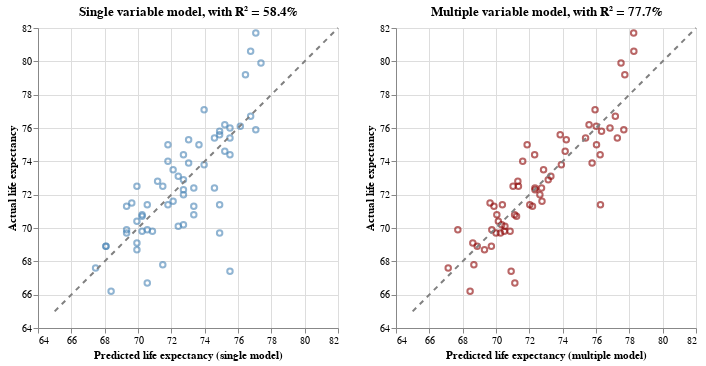

Source (notebook cell):
### Markdown cell above
<br>
<br>

**Option 1**: To visually compare the model predictions, we could plot the actual life expectancy against the value predicted by each model.

### Code cell
# Single variable model scatter
single_scatter = alt.Chart(data).mark_point(color='steelblue', opacity=0.6).encode(
    x=alt.X('pred_single:Q').title('Predicted life expectancy (single model)').scale(domain=[65, 82]),  # lock the domain scale to match across the axes
    y=alt.Y('maleLE:Q').title('Actual life expectancy').scale(domain=[65, 82]),
    tooltip=['areaName:N', alt.Tooltip('maleLE:Q', format='.1f', title='Actual'), alt.Tooltip('pred_single:Q', format='.1f', title='Predicted')]
).properties(
    title=f'Single variable model, with R² = {model_single.score(X_single, y):.1%}'        # Custom title with R-squared value
)


# Multiple variable model scatter  
multi_scatter = alt.Chart(data).mark_point(color='darkred', opacity=0.6).encode(
    x=alt.X('pred_multi:Q').title('Predicted life expectancy (multiple model)').scale(domain=[65, 82]),
    y=alt.Y('maleLE:Q').title('Actual life expectancy').scale(domain=[65, 82]),
    tooltip=['areaName:N', alt.Tooltip('maleLE:Q', format='.1f', title='Actual'), alt.Tooltip('pred_multi:Q', format='.1f', title='Predicted')]
).properties(
    title=f'Multiple variable model, with R² = {model_multi.score(X_multi, y):.1%}'
)


# Add a perfect prediction line (45-degree, so we can just add a point at each diagonal end)
perfect_line_data = pd.DataFrame({'x': [65, 82], 'y': [65, 82]})
perfect_line = alt.Chart(perfect_line_data).mark_line(
    strokeDash=[5, 5], color='gray'
).encode(x='x:Q', y='y:Q')


# Layer each chart with the 'perfect line', then concatenate them horizontally
(single_scatter + perfect_line) | (multi_scatter + perfect_line)      # Visualise both charts, horizontally concatenated

### Figure 1 — Vega-Lite specification as saved in the notebook (floating-point values rounded to 4 significant figures)
{"config": {"view": {"continuousWidth": 300, "continuousHeight": 300}}, "hconcat": [{"layer": [{"data": {"name": "data-797af340ee2549b8a5f4e033d2459f45"}, "mark": {"type": "point", "color": "steelblue", "opacity": 0.6}, "encoding": {"tooltip": [{"field": "areaName", "type": "nominal"}, {"field": "maleLE", "format": ".1f", "title": "Actual", "type": "quantitative"}, {"field": "pred_single", "format": ".1f", "title": "Predicted", "type": "quantitative"}], "x": {"field": "pred_single", "scale": {"domain": [65, 82]}, "title": "Predicted life expectancy (single model)", "type": "quantitative"}, "y": {"field": "maleLE", "scale": {"domain": [65, 82]}, "title": "Actual life expectancy", "type": "quantitative"}}, "title": "Single variable model, with R² = 58.4%"}, {"data": {"name": "data-aa0c2e3cc7b5511761ee3fbf4bd59565"}, "mark": {"type": "line", "color": "gray", "strokeDash": [5, 5]}, "encoding": {"x": {"field": "x", "type": "quantitative"}, "y": {"field": "y", "type": "quantitative"}}}]}, {"layer": [{"data": {"name": "data-797af340ee2549b8a5f4e033d2459f45"}, "mark": {"type": "point", "color": "darkred", "opacity": 0.6}, "encoding": {"tooltip": [{"field": "areaName", "type": "nominal"}, {"field": "maleLE", "format": ".1f", "title": "Actual", "type": "quantitative"}, {"field": "pred_multi", "format": ".1f", "title": "Predicted", "type": "quantitative"}], "x": {"field": "pred_multi", "scale": {"domain": [65, 82]}, "title": "Predicted life expectancy (multiple model)", "type": "quantitative"}, "y": {"field": "maleLE", "scale": {"domain": [65, 82]}, "title": "Actual life expectancy", "type": "quantitative"}}, "title": "Multiple variable model, with R² = 77.7%"}, {"data": {"name": "data-aa0c2e3cc7b5511761ee3fbf4bd59565"}, "mark": {"type": "line", "color": "gray", "strokeDash": [5, 5]}, "encoding": {"x": {"field": "x", "type": "quantitative"}, "y": {"field": "y", "type": "quantitative"}}}]}], "$schema": "https://vega.github.io/schema/vega-lite/v5.20.1.json", "datasets": {"data-797af340ee2549b8a5f4e033d2459f45": [{"areaName": "Anniesland, Jordanhill and Whiteinch", "incomeDeprevation": 0.14, "employmentDeprivation": 0.15, "childPoverty": 0.14, "femaleLE": 80.8, "maleLE": 75.8, "disabilityRate": 0.19, "pred_single": 74.9, "pred_multi": 76.33}, {"areaName": "Arden and Carnwadric", "incomeDeprevation": 0.26, "employmentDeprivation": 0.25, "childPoverty": 0.34, "femaleLE": 76.0, "maleLE": 72.8, "disabilityRate": 0.22, "pred_single": 71.18, "pred_multi": 71.31}, {"areaName": "Baillieston and Garrowhill", "incomeDeprevation": 0.12, "employmentDeprivation": 0.12, "childPoverty": 0.14, "femaleLE": 81.6, "maleLE": 76.0, "disabilityRate": 0.21, "pred_single": 75.52, "pred_multi": 76.84}, {"areaName": "Balornock and Barmulloch", "incomeDeprevation": 0.29, "employmentDeprivation": 0.27, "childPoverty": 0.38, "femaleLE": 78.2, "maleLE": 70.8, "disabilityRate": 0.3, "pred_single": 70.25, "pred_multi": 71.12}, {"areaName": "Bellahouston, Craigton and Mosspark", "incomeDeprevation": 0.2, "employmentDeprivation": 0.18, "childPoverty": 0.22, "femaleLE": 80.5, "maleLE": 73.9, "disabilityRate": 0.29, "pred_single": 73.04, "pred_multi": 75.77}, {"areaName": "Blackhill and Hogganfield", "incomeDeprevation": 0.24, "employmentDeprivation": 0.23, "childPoverty": 0.33, "femaleLE": 77.5, "maleLE": 75.0, "disabilityRate": 0.25, "pred_single": 71.8, "pred_multi": 71.87}, {"areaName": "Blairdardie", "incomeDeprevation": 0.18, "employmentDeprivation": 0.16, "childPoverty": 0.2, "femaleLE": 79.4, "maleLE": 75.0, "disabilityRate": 0.25, "pred_single": 73.66, "pred_multi": 76.03}, {"areaName": "Broomhill and Partick West", "incomeDeprevation": 0.12, "employmentDeprivation": 0.11, "childPoverty": 0.19, "femaleLE": 79.7, "maleLE": 75.4, "disabilityRate": 0.17, "pred_single": 75.52, "pred_multi": 75.37}, {"areaName": "Calton and Bridgeton", "incomeDeprevation": 0.25, "employmentDeprivation": 0.21, "childPoverty": 0.47, "femaleLE": 76.6, "maleLE": 67.8, "disabilityRate": 0.24, "pred_single": 71.49, "pred_multi": 68.67}, {"areaName": "Carmunnock", "incomeDeprevation": 0.15, "employmentDeprivation": 0.1, "childPoverty": 0.18, "femaleLE": 81.2, "maleLE": 75.4, "disabilityRate": 0.21, "pred_single": 74.59, "pred_multi": 77.28}, {"areaName": "Castlemilk", "incomeDeprevation": 0.36, "employmentDeprivation": 0.33, "childPoverty": 0.44, "femaleLE": 76.8, "maleLE": 68.9, "disabilityRate": 0.31, "pred_single": 68.08, "pred_multi": 69.72}, {"areaName": "Cathcart and Simshill", "incomeDeprevation": 0.07, "employmentDeprivation": 0.08, "childPoverty": 0.07, "femaleLE": 84.3, "maleLE": 81.7, "disabilityRate": 0.17, "pred_single": 77.07, "pred_multi": 78.26}, {"areaName": "City Centre and Merchant City", "incomeDeprevation": 0.14, "employmentDeprivation": 0.12, "childPoverty": 0.37, "femaleLE": 76.4, "maleLE": 69.7, "disabilityRate": 0.15, "pred_single": 74.9, "pred_multi": 70.27}, {"areaName": "Corkerhill and North Pollok", "incomeDeprevation": 0.29, "employmentDeprivation": 0.26, "childPoverty": 0.37, "femaleLE": 76.7, "maleLE": 70.7, "disabilityRate": 0.24, "pred_single": 70.25, "pred_multi": 71.23}, {"areaName": "Croftfoot", "incomeDeprevation": 0.14, "employmentDeprivation": 0.12, "childPoverty": 0.25, "femaleLE": 79.4, "maleLE": 75.6, "disabilityRate": 0.16, "pred_single": 74.9, "pred_multi": 73.85}, {"areaName": "Crookston and South Cardonald", "incomeDeprevation": 0.2, "employmentDeprivation": 0.17, "childPoverty": 0.27, "femaleLE": 79.8, "maleLE": 75.3, "disabilityRate": 0.24, "pred_single": 73.04, "pred_multi": 74.22}, {"areaName": "Dennistoun", "incomeDeprevation": 0.19, "employmentDeprivation": 0.15, "childPoverty": 0.41, "femaleLE": 76.7, "maleLE": 70.8, "disabilityRate": 0.19, "pred_single": 73.35, "pred_multi": 70.05}, {"areaName": "Drumchapel", "incomeDeprevation": 0.36, "employmentDeprivation": 0.31, "childPoverty": 0.48, "femaleLE": 73.9, "maleLE": 68.9, "disabilityRate": 0.27, "pred_single": 68.08, "pred_multi": 68.87}, {"areaName": "Easterhouse", "incomeDeprevation": 0.32, "employmentDeprivation": 0.29, "childPoverty": 0.42, "femaleLE": 77.5, "maleLE": 69.7, "disabilityRate": 0.27, "pred_single": 69.32, "pred_multi": 70.0}, {"areaName": "Glasgow", "incomeDeprevation": 0.21, "employmentDeprivation": 0.19, "childPoverty": 0.32, "femaleLE": 78.2, "maleLE": 72.3, "disabilityRate": 0.23, "pred_single": 72.73, "pred_multi": 72.34}, {"areaName": "Glasgow North East", "incomeDeprevation": 0.25, "employmentDeprivation": 0.22, "childPoverty": 0.37, "femaleLE": 78.0, "maleLE": 72.5, "disabilityRate": 0.25, "pred_single": 71.49, "pred_multi": 71.35}, {"areaName": "Glasgow North West", "incomeDeprevation": 0.19, "employmentDeprivation": 0.17, "childPoverty": 0.32, "femaleLE": 77.6, "maleLE": 71.3, "disabilityRate": 0.21, "pred_single": 73.35, "pred_multi": 72.19}, {"areaName": "Glasgow South", "incomeDeprevation": 0.21, "employmentDeprivation": 0.19, "childPoverty": 0.29, "femaleLE": 78.8, "maleLE": 72.9, "disabilityRate": 0.22, "pred_single": 72.73, "pred_multi": 73.13}, {"areaName": "Govanhill", "incomeDeprevation": 0.24, "employmentDeprivation": 0.22, "childPoverty": 0.33, "femaleLE": 78.1, "maleLE": 71.4, "disabilityRate": 0.23, "pred_single": 71.8, "pred_multi": 72.03}, {"areaName": "Greater Gorbals", "incomeDeprevation": 0.3, "employmentDeprivation": 0.27, "childPoverty": 0.45, "femaleLE": 77.9, "maleLE": 68.7, "disabilityRate": 0.29, "pred_single": 69.94, "pred_multi": 69.31}, {"areaName": "Greater Govan", "incomeDeprevation": 0.28, "employmentDeprivation": 0.27, "childPoverty": 0.36, "femaleLE": 74.6, "maleLE": 66.7, "disabilityRate": 0.27, "pred_single": 70.56, "pred_multi": 71.13}, {"areaName": "Haghill and Carntyne", "incomeDeprevation": 0.28, "employmentDeprivation": 0.26, "childPoverty": 0.43, "femaleLE": 75.4, "maleLE": 69.9, "disabilityRate": 0.31, "pred_single": 70.56, "pred_multi": 69.75}, {"areaName": "Hillhead and Woodlands", "incomeDeprevation": 0.15, "employmentDeprivation": 0.12, "childPoverty": 0.31, "femaleLE": 79.3, "maleLE": 72.4, "disabilityRate": 0.15, "pred_single": 74.59, "pred_multi": 72.34}, {"areaName": "Hyndland, Dowanhill and Partick East", "incomeDeprevation": 0.08, "employmentDeprivation": 0.08, "childPoverty": 0.11, "femaleLE": 80.9, "maleLE": 76.7, "disabilityRate": 0.14, "pred_single": 76.76, "pred_multi": 77.16}, {"areaName": "Ibrox and Kingston", "incomeDeprevation": 0.21, "employmentDeprivation": 0.19, "childPoverty": 0.38, "femaleLE": 74.0, "maleLE": 70.2, "disabilityRate": 0.2, "pred_single": 72.73, "pred_multi": 70.34}, {"areaName": "Kelvindale and Kelvinside", "incomeDeprevation": 0.06, "employmentDeprivation": 0.05, "childPoverty": 0.11, "femaleLE": 84.3, "maleLE": 79.9, "disabilityRate": 0.14, "pred_single": 77.38, "pred_multi": 77.5}, {"areaName": "Kingspark and Mount Florida", "incomeDeprevation": 0.12, "employmentDeprivation": 0.11, "childPoverty": 0.16, "femaleLE": 82.8, "maleLE": 74.4, "disabilityRate": 0.17, "pred_single": 75.52, "pred_multi": 76.25}, {"areaName": "Knightswood", "incomeDeprevation": 0.23, "employmentDeprivation": 0.23, "childPoverty": 0.3, "femaleLE": 77.6, "maleLE": 71.6, "disabilityRate": 0.29, "pred_single": 72.11, "pred_multi": 72.76}, {"areaName": "Lambhill and Milton", "incomeDeprevation": 0.29, "employmentDeprivation": 0.28, "childPoverty": 0.39, "femaleLE": 77.0, "maleLE": 69.8, "disabilityRate": 0.3, "pred_single": 70.25, "pred_multi": 70.5}, {"areaName": "Langside and Battlefield", "incomeDeprevation": 0.13, "employmentDeprivation": 0.11, "childPoverty": 0.24, "femaleLE": 81.4, "maleLE": 74.6, "disabilityRate": 0.16, "pred_single": 75.21, "pred_multi": 74.15}, {"areaName": "Maryhill Road Corridor", "incomeDeprevation": 0.22, "employmentDeprivation": 0.19, "childPoverty": 0.39, "femaleLE": 76.1, "maleLE": 70.1, "disabilityRate": 0.22, "pred_single": 72.42, "pred_multi": 70.54}, {"areaName": "Mount Vernon and East Shettleston", "incomeDeprevation": 0.17, "employmentDeprivation": 0.19, "childPoverty": 0.17, "femaleLE": 79.7, "maleLE": 77.1, "disabilityRate": 0.29, "pred_single": 73.97, "pred_multi": 75.94}, {"areaName": "Newlands and Cathcart", "incomeDeprevation": 0.09, "employmentDeprivation": 0.08, "childPoverty": 0.11, "femaleLE": 81.8, "maleLE": 79.2, "disabilityRate": 0.17, "pred_single": 76.45, "pred_multi": 77.73}, {"areaName": "North Cardonald and Penilee", "incomeDeprevation": 0.23, "employmentDeprivation": 0.19, "childPoverty": 0.33, "femaleLE": 78.5, "maleLE": 73.5, "disabilityRate": 0.25, "pred_single": 72.11, "pred_multi": 72.85}, {"areaName": "North Maryhill and Summerston", "incomeDeprevation": 0.21, "employmentDeprivation": 0.19, "childPoverty": 0.31, "femaleLE": 79.5, "maleLE": 72.0, "disabilityRate": 0.23, "pred_single": 72.73, "pred_multi": 72.63}, {"areaName": "Parkhead and Dalmarnock", "incomeDeprevation": 0.38, "employmentDeprivation": 0.36, "childPoverty": 0.52, "femaleLE": 75.8, "maleLE": 67.6, "disabilityRate": 0.32, "pred_single": 67.46, "pred_multi": 67.13}, {"areaName": "Pollok", "incomeDeprevation": 0.17, "employmentDeprivation": 0.16, "childPoverty": 0.25, "femaleLE": 80.6, "maleLE": 73.8, "disabilityRate": 0.21, "pred_single": 73.97, "pred_multi": 73.92}, {"areaName": "Pollokshaws and Mansewood", "incomeDeprevation": 0.22, "employmentDeprivation": 0.2, "childPoverty": 0.29, "femaleLE": 80.0, "maleLE": 73.1, "disabilityRate": 0.24, "pred_single": 72.42, "pred_multi": 73.29}, {"areaName": "Pollokshields East", "incomeDeprevation": 0.21, "employmentDeprivation": 0.16, "childPoverty": 0.34, "femaleLE": 80.9, "maleLE": 74.4, "disabilityRate": 0.18, "pred_single": 72.73, "pred_multi": 72.32}, {"areaName": "Pollokshields West", "incomeDeprevation": 0.08, "employmentDeprivation": 0.06, "childPoverty": 0.1, "femaleLE": 82.3, "maleLE": 80.6, "disabilityRate": 0.16, "pred_single": 76.76, "pred_multi": 78.27}, {"areaName": "Priesthill and Househillwood", "incomeDeprevation": 0.32, "employmentDeprivation": 0.29, "childPoverty": 0.43, "femaleLE": 79.4, "maleLE": 71.3, "disabilityRate": 0.29, "pred_single": 69.32, "pred_multi": 69.88}, {"areaName": "Riddrie and Cranhill", "incomeDeprevation": 0.28, "employmentDeprivation": 0.27, "childPoverty": 0.4, "femaleLE": 78.8, "maleLE": 71.4, "disabilityRate": 0.32, "pred_single": 70.56, "pred_multi": 70.38}, {"areaName": "Robroyston and Millerston", "incomeDeprevation": 0.07, "employmentDeprivation": 0.07, "childPoverty": 0.09, "femaleLE": 80.0, "maleLE": 75.9, "disabilityRate": 0.13, "pred_single": 77.07, "pred_multi": 77.67}, {"areaName": "Ruchazie and Garthamlock", "incomeDeprevation": 0.3, "employmentDeprivation": 0.27, "childPoverty": 0.41, "femaleLE": 78.6, "maleLE": 70.4, "disabilityRate": 0.25, "pred_single": 69.94, "pred_multi": 70.14}, {"areaName": "Ruchill and Possilpark", "incomeDeprevation": 0.35, "employmentDeprivation": 0.33, "childPoverty": 0.47, "femaleLE": 73.1, "maleLE": 66.2, "disabilityRate": 0.3, "pred_single": 68.39, "pred_multi": 68.45}, {"areaName": "Scotland", "incomeDeprevation": 0.13, "employmentDeprivation": 0.13, "childPoverty": 0.18, "femaleLE": 80.6, "maleLE": 76.2, "disabilityRate": 0.2, "pred_single": 75.21, "pred_multi": 75.58}, {"areaName": "Shawlands and Strathbungo", "incomeDeprevation": 0.1, "employmentDeprivation": 0.09, "childPoverty": 0.16, "femaleLE": 80.3, "maleLE": 76.1, "disabilityRate": 0.14, "pred_single": 76.14, "pred_multi": 76.01}, {"areaName": "Sighthill, Roystonhill and Germiston", "incomeDeprevation": 0.32, "employmentDeprivation": 0.29, "childPoverty": 0.49, "femaleLE": 74.2, "maleLE": 69.9, "disabilityRate": 0.24, "pred_single": 69.32, "pred_multi": 67.71}, {"areaName": "South Nitshill and Darnley", "incomeDeprevation": 0.14, "employmentDeprivation": 0.12, "childPoverty": 0.17, "femaleLE": 76.3, "maleLE": 71.4, "disabilityRate": 0.17, "pred_single": 74.9, "pred_multi": 76.27}, {"areaName": "Springboig and Barlanark", "incomeDeprevation": 0.31, "employmentDeprivation": 0.29, "childPoverty": 0.43, "femaleLE": 78.3, "maleLE": 71.5, "disabilityRate": 0.3, "pred_single": 69.63, "pred_multi": 69.64}, {"areaName": "Springburn", "incomeDeprevation": 0.3, "employmentDeprivation": 0.28, "childPoverty": 0.46, "femaleLE": 76.4, "maleLE": 69.1, "disabilityRate": 0.28, "pred_single": 69.94, "pred_multi": 68.61}, {"areaName": "Temple and Anniesland", "incomeDeprevation": 0.19, "employmentDeprivation": 0.17, "childPoverty": 0.31, "femaleLE": 78.8, "maleLE": 72.4, "disabilityRate": 0.24, "pred_single": 73.35, "pred_multi": 72.73}, {"areaName": "Tollcross and West Shettleston", "incomeDeprevation": 0.27, "employmentDeprivation": 0.26, "childPoverty": 0.37, "femaleLE": 76.2, "maleLE": 69.8, "disabilityRate": 0.27, "pred_single": 70.87, "pred_multi": 70.85}, {"areaName": "Toryglen", "incomeDeprevation": 0.3, "employmentDeprivation": 0.28, "childPoverty": 0.38, "femaleLE": 77.9, "maleLE": 72.5, "disabilityRate": 0.29, "pred_single": 69.94, "pred_multi": 71.03}, {"areaName": "Yoker and Scotstoun", "incomeDeprevation": 0.24, "employmentDeprivation": 0.21, "childPoverty": 0.35, "femaleLE": 80.2, "maleLE": 74.0, "disabilityRate": 0.21, "pred_single": 71.8, "pred_multi": 71.6}, {"areaName": "Yorkhill and Anderston", "incomeDeprevation": 0.12, "employmentDeprivation": 0.1, "childPoverty": 0.34, "femaleLE": 75.9, "maleLE": 67.4, "disabilityRate": 0.12, "pred_single": 75.52, "pred_multi": 70.91}], "data-aa0c2e3cc7b5511761ee3fbf4bd59565": [{"x": 65, "y": 65}, {"x": 82, "y": 82}]}}
